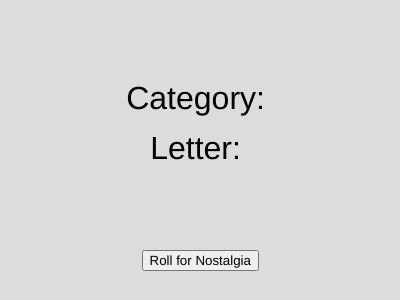
Frame 1 (no input)
Frame 60 (no input): identical to frame 1, image omitted
Frame 120 (the mouse pressed at the canvas centre since frame 60): identical to frame 1, image omitted

The p5.js sketch that drew this single still picture (run headless with seeded random() and noise() and a simulated clock; from frame 60 on, the mouse is pressed at the canvas centre):

// p5.js sketch
// ── sketch.js
let categories = ["Aroma", "Melody", "Taste", "Locale", "Narrative", "Scene"];
let letters = "ABCDEFGHIJKLMNOPQRSTUVWXYZ";

let categoryResult = "";
let letterResult = "";

let spinning = false;
let spinDuration = 50; // Adjust for spin speed

function setup() {
  createCanvas(400, 300);
  textAlign(CENTER, CENTER);
  textSize(32);

  let rollButton = createButton("Roll for Nostalgia");
  rollButton.position(width / 2 - rollButton.width / 2, 250);
  rollButton.mousePressed(startSpin);
}

function draw() {
  background(220);

  if (spinning) {
    categoryResult = categories[floor(random(categories.length))];
    letterResult = letters.charAt(floor(random(letters.length)));

    spinDuration--;
    if (spinDuration <= 0) {
      spinning = false;
      spinDuration = 50;
    }
  }

  text("Category: " + categoryResult, width / 2, 100);
  text("Letter: " + letterResult, width / 2, 150);
}

function startSpin() {
  spinning = true;
}
